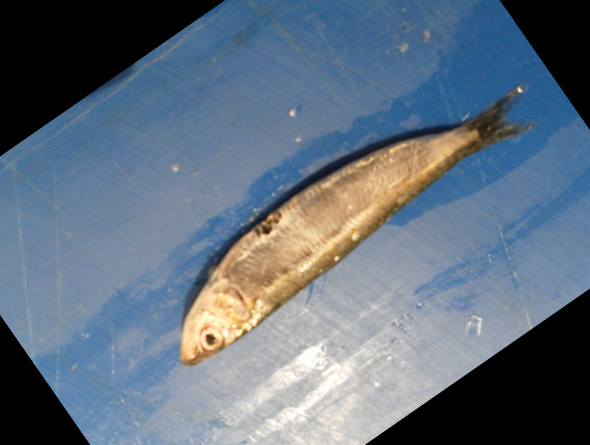
#> input picture Fish_Dataset/Black Sea Sprat/00001.png, 590 x 445 px; its folder holds only this picture in this run; the run also reads 1 picture not shown here
$ jupyter execute --allow-errors 'Fish Classifications.ipynb'
#> lines starting #> are read from the running program, lines starting #| are printed output that depends on the picture
[cell 1]
import pandas as pd
import matplotlib.pyplot as plt
import seaborn as sns
import os
from PIL import Image
from pathlib import Path
import random
import numpy as np
import pandas as pd

from sklearn.model_selection import train_test_split
from sklearn.svm import SVC
from sklearn.ensemble import RandomForestClassifier
from sklearn.neighbors import KNeighborsClassifier
from sklearn.metrics import accuracy_score, confusion_matrix

[cell 2]
file = Path("./Fish_Dataset")  # dataset location path
File_Path = list(file.glob(r"**/*.png"))
Labels = list([os.path.split(os.path.split(x)[0])[1] for x in File_Path])

[cell 3]
File_Path = pd.Series(File_Path).astype(str)
Labels = pd.Series(Labels)
fish_data = pd.concat([File_Path, Labels], axis=1)
fish_data.columns = ['Image_Path', 'Class']

[cell 4]
# Drop all the images that ends with (GT)
fish_data = fish_data[fish_data["Class"].apply(
    lambda x: x[-2:] != "GT")].reset_index(drop=True)

fish_data.head()  # get first 5 rows of the dataset

[cell 5]
fish_data.shape

[cell 6]
# 1. Bar Plot: Class Distribution
class_counts = fish_data['Class'].value_counts()
plt.figure(figsize=(10, 6))
sns.barplot(x=class_counts.index, y=class_counts.values)
plt.title('Class Distribution')
plt.xlabel('Class')
plt.ylabel('Count')
plt.xticks(rotation=45)
plt.show()
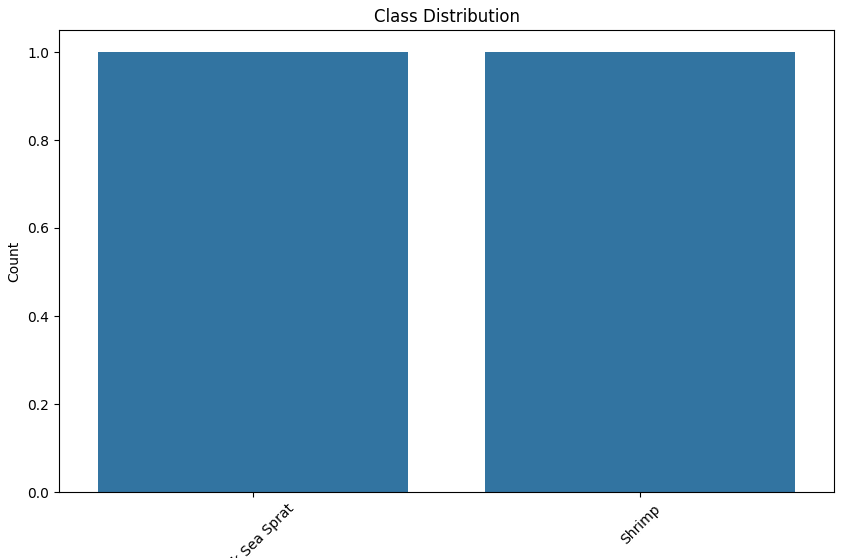
#> figure drawn by matplotlib, 1 panel

[cell 7]
# 2. Sample Images
sample_images_dir = './'
# Assumes 'Image_Path' column contains image file paths
sample_images = fish_data.groupby('Class').first()['Image_Path']
plt.figure(figsize=(10, 6))
for i, class_name in enumerate(sample_images.index):
    image_path = os.path.join(sample_images_dir, sample_images[class_name])
    image = Image.open(image_path)
#> image is the input picture: PIL image 590x445 RGB; mean R, G, B 97.1, 111.3, 126.2
    plt.subplot(3, 3, i + 1)
    plt.imshow(image)
    plt.title(class_name)
    plt.axis('off')
#> pass 2 of the loop `for i, class_name in enumerate(sample_images.index):`:
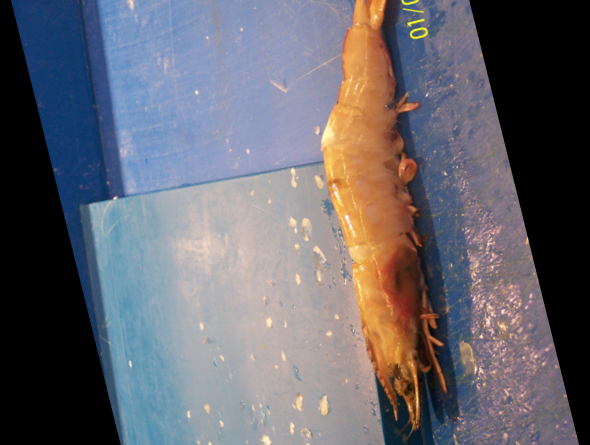
#> input picture Fish_Dataset/Shrimp/00009.png, 590 x 445 px
#> image is the input picture: PIL image 590x445 RGB; mean R, G, B 102.9, 101.6, 109.3
plt.tight_layout()
plt.show()
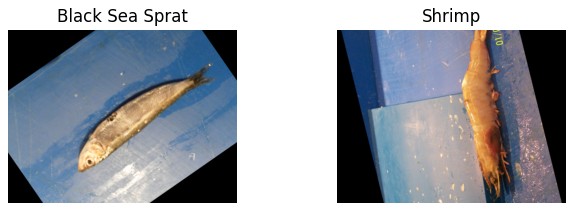
#> figure drawn by matplotlib, 2 panels

[cell 8]
subclasses = list(fish_data['Class'].unique())

[cell 9]
# 3. Image Size Distribution
image_sizes = []
#> (the rest of this cell did not finish here and is left out)

#> (a cell that did not finish here is left out)

[cell 11]
# 5. Image Grid of Multiple Subclasses
plt.figure(figsize=(12, 12))
#> (the rest of this cell did not finish here and is left out)

[cell 12]
# 6. Pairwise Image Comparison
plt.figure(figsize=(15, 15))
#> (the rest of this cell did not finish here and is left out)

[cell 13]
fish_data.head()

[cell 14]
# Prepare the feature matrix (X) and target variable (y)
X = []
y = fish_data['Class'].values

for image_path in fish_data['Image_Path']:
    path = os.path.join(image_path)
    image = Image.open(path)
    image = image.resize((64, 64))  # Resize the images for consistency
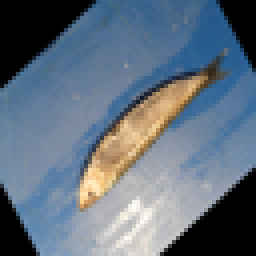
#> image: PIL image 64x64 RGB (shown 4 times larger); mean R, G, B 97.1, 111.4, 126.3
    image_array = np.array(image)
    X.append(image_array.reshape(-1))
#> pass 2 of the loop `for image_path in fish_data['Image_Path']:`:
#> `image = image.resize((64, 64))`:
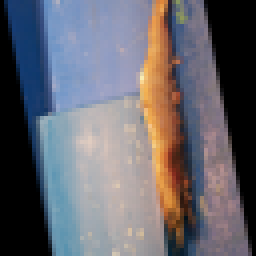
#> image: PIL image 64x64 RGB (shown 4 times larger); mean R, G, B 102.9, 101.6, 109.4

[cell 15]
X = np.array(X)

# Split the dataset into training and testing sets
X_train, X_test, y_train, y_test = train_test_split(X,
                                                    y,
                                                    test_size=0.2,
                                                    random_state=42)

[cell 16]
# dimensions of dataset
X_train.shape, X_test.shape
#> Out = ((1, 12288), (1, 12288))

[cell 17]
# SVM Classifier
svm_model = SVC(kernel='rbf', C=10, gamma='scale')
#> (the rest of this cell did not finish here and is left out)

[cell 18]
# Random Forest Classifier
rf_model = RandomForestClassifier(n_estimators=100, random_state=42)
rf_model.fit(X_train, y_train)
rf_predictions = rf_model.predict(X_test)
rf_accuracy = accuracy_score(y_test, rf_predictions)
#> rf_accuracy = 0
rf_confusion_matrix = confusion_matrix(y_test, rf_predictions)
#> rf_confusion_matrix = [[0, 0], [1, 0]]
